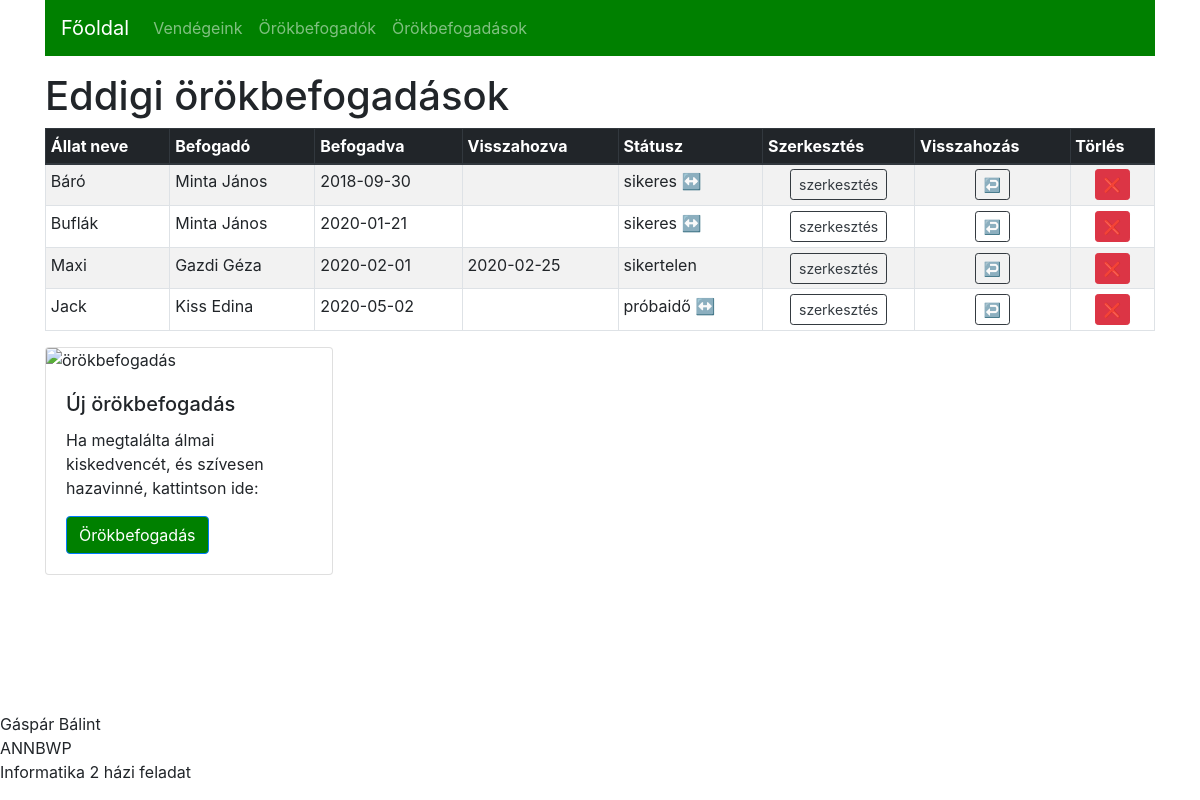
/fogadasok.php, run on the app's committed database.
### tables this page shows
create table befogad(
	id int primary key auto_increment,
    allatid int not null,
    gazdiid int not null, 
    datum date,
    vissza date,
    statusz bool,
    
	foreign key(allatid) references allat(id),
    foreign key(gazdiid) references gazdi(id)
);

create table allat (
	id int primary key auto_increment,
    nev varchar(30) not null,
    faj varchar(50) not null,
    fajta varchar(50) not null,
    behozva date not null,
    leiras varchar (500)
);

create table gazdi(
	id int primary key auto_increment,
    nev varchar(50) not null,
    telefon varchar(15) not null,
    cim varchar (100)
);

### fogadasok.php (the view, shortened to what this page needs)
<!DOCTYPE html>
<?php
$link = getDb();
?>
<html>
<head>
    <link rel="stylesheet" href="https://maxcdn.bootstrapcdn.com/bootstrap/4.0.0/css/bootstrap.min.css"
>
    <link rel="stylesheet" href="menhely.css">
</head>
<body>
    <div class="container main-content">
        <h1>Eddigi örökbefogadások</h1>
		<?php
            $querySelect = "SELECT allat.nev as allatnev, gazdi.nev as gazdinev, befogad.id as id, befogad.datum as datum, befogad.vissza as vissza, befogad.statusz as statusz FROM befogad
				inner join gazdi gazdi on gazdi.id = befogad.gazdiid inner join allat allat on allat.id = befogad.allatid;";
            $eredmeny = mysqli_query($link, $querySelect) or die(mysqli_error($link));
        ?>
		<table class="table table-striped table-sm table-bordered">
                <thead class="thead-dark">
                    <tr>
                        <th>Állat neve</th>
                        <th>Befogadó</th>
                        <th>Befogadva</th>
                        <th>Visszahozva</th>
                        <th>Státusz</th>
						<th>Szerkesztés</th>
						<th>Visszahozás</th>
						<th>Törlés</th>
                    </tr>
                </thead>
                <tbody>
                <?php while ($row = mysqli_fetch_array($eredmeny)):
					if ($row['statusz'] == 1)
						$statusz = "sikeres";
					elseif ($row['statusz'] == 0 and is_null($row['vissza']))
						$statusz = "próbaidő";
					elseif ($row['statusz'] == 0 and !is_null($row['vissza']))
						$statusz = "sikertelen";
				?>
                    <tr>
                        <td><?=$row['allatnev']?></td>
                        <td><?=$row['gazdinev']?></td>
                        <td><?=$row['datum']?></td>
                        <td><?=$row['vissza']?></td>
                        <td><?=$statusz?>
						<a  <?php if ($statusz == "sikertelen") : ?> style='display: none' <?php endif;?> href="changeStat.php?id=<?=$row['id']?>&change"> ↔️ </a>
						</td>
						<td align="center">
							<a class="btn btn-outline-dark btn-sm" href="edit_fogadas.php?id=<?=$row['id']?>">
								szerkesztés
							</a>
						</td>
						<td align="center"><a <a class="btn btn-outline-dark btn-sm" href="edit_fogadas.php?id=<?=$row['id']?>$return"> ↩️</a></td>
						<td align="center"><a class="btn btn-danger btn-sm" href="edit_fogadas.php?id=<?=$row['id']?>&delete">❌</a></td>
                    </tr>
                <?php endwhile; ?>
                </tbody>
         </table>
		<div class="card" style="width: 18rem;">
		<img src="befogad.jpg" class="card-img-top" alt="örökbefogadás">
		<div class="card-body">
			<h5 class="card-title">Új örökbefogadás</h5>
			<p class="card-text">Ha megtalálta álmai kiskedvencét, és szívesen hazavinné, kattintson ide:</p>
			<a href="add_fogadas.php" class="btn btn-primary" style="background-color:green">Örökbefogadás</a>
		</div>
		</div>
	</div>
</body>
</html>

### menhely.css (style rules this page uses)
.main-content { margin-top:1em; }

### data on the page
befogad: allatid.nev "Báró", gazdiid.nev "Minta János", datum "2018-09-30", statusz "sikeres"
befogad: allatid.nev "Buflák", gazdiid.nev "Minta János", datum "2020-01-21", statusz "sikeres"
befogad: allatid.nev "Maxi", gazdiid.nev "Gazdi Géza", datum "2020-02-01", vissza "2020-02-25", statusz "sikertelen"
befogad: allatid.nev "Jack", gazdiid.nev "Kiss Edina", datum "2020-05-02", statusz "próbaidő"
